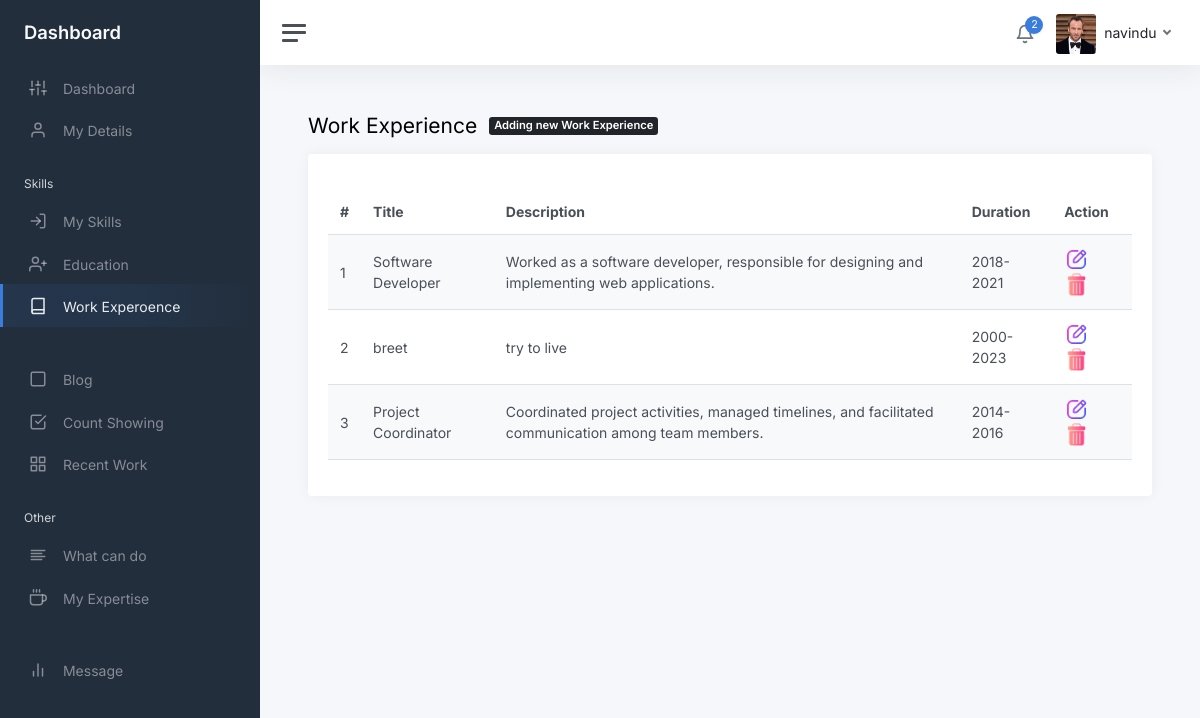
Page /admin2/static/workexperience.php (signed in) on the committed database.
### tables this page shows
CREATE TABLE `Detila` (
  `Id` int(11) NOT NULL,
  `Name` text DEFAULT NULL,
  `Role` text DEFAULT NULL,
  `AboutMe` text DEFAULT NULL,
  `Country` text DEFAULT NULL,
  `Profile_Pic` text DEFAULT NULL,
  `Bg_picture1` text DEFAULT NULL,
  `Bg_picture2` text DEFAULT NULL,
  `Skill_desc` text DEFAULT NULL,
  `email` varchar(255) DEFAULT NULL,
  `address` varchar(255) DEFAULT NULL,
  `telephone` varchar(20) DEFAULT NULL,
  `Cv` text DEFAULT NULL,
  `hirebanner` int(11) DEFAULT NULL
);

CREATE TABLE `WorkExperience` (
  `Id` int(11) NOT NULL,
  `Title` text DEFAULT NULL,
  `Duration` text DEFAULT NULL,
  `descriptions` text DEFAULT NULL
);

### admin2/static/workexperience.php (the view, shortened to what this page needs)
<?php
    require_once '../../connection.php';
    require_once './header.php';
?>
            <main class="content">
				<div class="container-fluid p-0">
					<div class="mb-3">
						<h1 class="h3 d-inline align-middle">Work Experience</h1>
						<a class="badge bg-dark text-white ms-2" href="./addworkexperience.php">
                               Adding new Work Experience
                            </a>
					</div>
                    <div class="row">
                        <div class="col-sm-12">
                            <div class="card" style="padding: 20px;">
                                <div style="margin-top: 15px;" class="">
                                    <table id="customerTable" class="table table-striped" style="width:100%">
                                        <thead>
                                            <tr>
                                                <th> # </th>
                                                <th> Title</th>
                                                <th> Description</th>
                                                <th> Duration</th>
                                                <th> Action </th>
                                            </tr>
                                        </thead>
                                        <tbody class="contentable">
                                            <?php
                                                $i =1;
                                                $sql = "SELECT * FROM `WorkExperience`";
                                                $result = $conn->query($sql);
                                                while ($row = $result->fetch_assoc()) {
                                            ?>
                                            <tr>
                                                <td> <?php echo $i; ?>  </td>
                                                <td> <?php echo $row['Title']; ?></td>
                                                <td> <?php echo $row['descriptions']; ?></td>
                                                <td> <?php echo $row['Duration']; ?></td>
                                                <td>
                                                        <a href="editworkexperience.php?id=<?php echo $row['Id']; ?>"><img src="../../Assets/web/edit1.png" alt="" style="width:25px;height:25px; margin-right:5px;"></a>
                                                        <a onclick="deleteRecord(<?php echo $row['Id']; ?>)"><img src="../../Assets/web/delete.png" alt="" style="width:25px;height:25px; margin-right:5px;"></a>
                                                </td>
                                                <?php  $i = $i + 1; ?>
                                            </tr>
                                            <?php } ?>
                                        </tbody>
                                    </table>
                                </div>
                            </div>
                        </div>
                    </div>
				</div>
			</main>
		</div>
	</div>
</body>
</html>

### admin2/static/header.php (shortened to what this page needs)
<!DOCTYPE html>
<html lang="en">
<head>
	<link href="css/app.css" rel="stylesheet">
</head>
<body>
	<div class="wrapper">
		<nav id="sidebar" class="sidebar js-sidebar">
			<div class="sidebar-content js-simplebar">
				<a class="sidebar-brand" href="index.html">
                    <span class="align-middle">Dashboard</span>
                </a>
				<ul class="sidebar-nav">
					<li class="sidebar-item active">
						<a class="sidebar-link" href="./index.php">
                        <i class="align-middle" data-feather="sliders"></i> <span class="align-middle">Dashboard</span>
                        </a>
					</li>
					<li class="sidebar-item">
						<a class="sidebar-link" href="./mydetails.php">
                        <i class="align-middle" data-feather="user"></i> <span class="align-middle">My Details</span>
                        </a>
					</li>
                    <li class="sidebar-header">
						Skills
					</li>
					<li class="sidebar-item">
						<a class="sidebar-link" href="./skills.php">
                        <i class="align-middle" data-feather="log-in"></i> <span class="align-middle">My Skills</span>
                        </a>
					</li>
					<li class="sidebar-item">
                            <a class="sidebar-link" href="education.php">
                            <i class="align-middle" data-feather="user-plus"></i> <span class="align-middle">Education</span>
                            </a>
					</li>
					<li class="sidebar-item">
						<a class="sidebar-link" href="workexperience.php">
                        <i class="align-middle" data-feather="book"></i> <span class="align-middle">Work Experoence</span>
                        </a>
					</li>
					<li class="sidebar-header">
					</li>
					<li class="sidebar-item">
						<a class="sidebar-link" href="blog.php">
                        <i class="align-middle" data-feather="square"></i> <span class="align-middle">Blog</span>
                        </a>
					</li>
					<li class="sidebar-item ">
						<a class="sidebar-link" href="countshow.php">
                        <i class="align-middle" data-feather="check-square"></i> <span class="align-middle">Count Showing</span>
                        </a>
					</li>
					<li class="sidebar-item">
						<a class="sidebar-link" href="recentwork.php">
                        <i class="align-middle" data-feather="grid"></i> <span class="align-middle">Recent Work</span>
                        </a>
					</li>
                    <li class="sidebar-header">
						Other
					</li>
					<li class="sidebar-item">
						<a class="sidebar-link" href="cando.php">
                        <i class="align-middle" data-feather="align-left"></i> <span class="align-middle">What can do</span>
                        </a>
					</li>
					<li class="sidebar-item">
						<a class="sidebar-link" href="myexpertise.php">
                        <i class="align-middle" data-feather="coffee"></i> <span class="align-middle">My Expertise</span>
                        </a>
					</li>
                    <li class="sidebar-header">
                    </li>
					<li class="sidebar-item">
						<a class="sidebar-link" href="mymsg.php">
                        <i class="align-middle" data-feather="bar-chart-2"></i> <span class="align-middle">Message</span>
                        </a>
					</li>
				</ul>
			</div>
		</nav>
		<div class="main">
			<nav class="navbar navbar-expand navbar-light navbar-bg">
				<a class="sidebar-toggle js-sidebar-toggle">
                    <i class="hamburger align-self-center"></i>
                </a>
				<div class="navbar-collapse collapse">
					<ul class="navbar-nav navbar-align">
						<li class="nav-item dropdown">
							<a class="nav-icon dropdown-toggle" href="mymsg.php">
								<div class="position-relative">
									<i class="align-middle" data-feather="bell"></i>
									<span class="indicator"><?php require_once 'php/showmsgcount.php'; ?></span>
								</div>
							</a>
						</li>
						<li class="nav-item dropdown">
                            <?php
                                $sql = "SELECT * FROM `Detila`";
                                $result = $conn->query($sql);
                                while ($row = $result->fetch_assoc()) {
                            ?>
							<a class="nav-link dropdown-toggle d-none d-sm-inline-block" href="#" data-bs-toggle="dropdown">
                                <img src="../../Assets/profile/<?php echo  $row['Profile_Pic'];?>" class="avatar img-fluid rounded me-1" alt="Charles Hall" /> <span class="text-dark"><?php echo  $row['Name'];?></span>
                            </a>
                            <?php } ?>
						</li>
					</ul>
				</div>
			</nav>

### rows in the picture
detila: Profile_Pic (picture), Name "navindu"
workexperience: Title "Software Developer", descriptions "Worked as a software developer, responsible for designing and implementing web applications.", Duration "2018-2021"
workexperience: Title "breet", descriptions "try to live", Duration "2000-2023"
workexperience: Title "Project Coordinator", descriptions "Coordinated project activities, managed timelines, and facilitated communication among team members.", Duration "2014-2016"

### other values in the picture
$rowCount "2"
